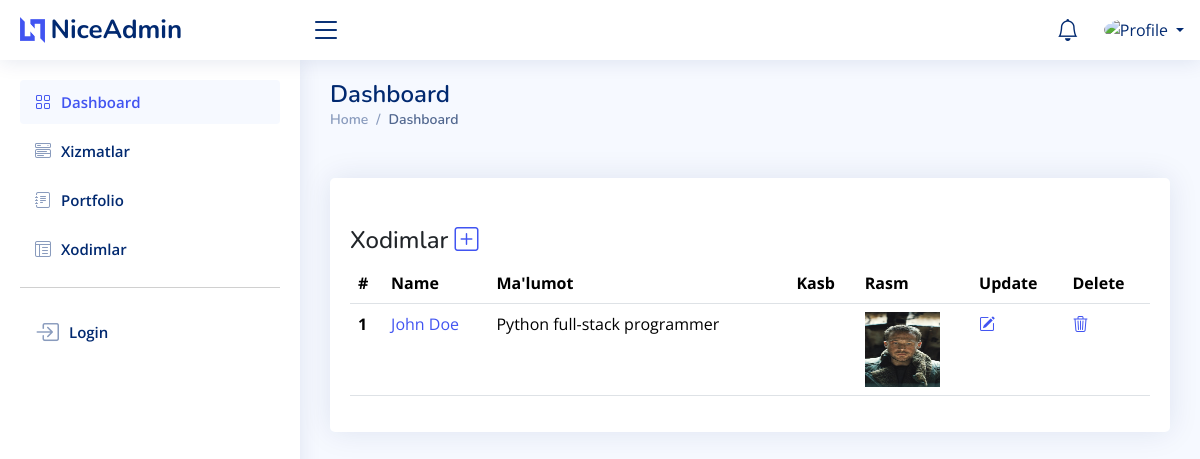
The page /dashboard/staff/list/ on the database as committed earlier.
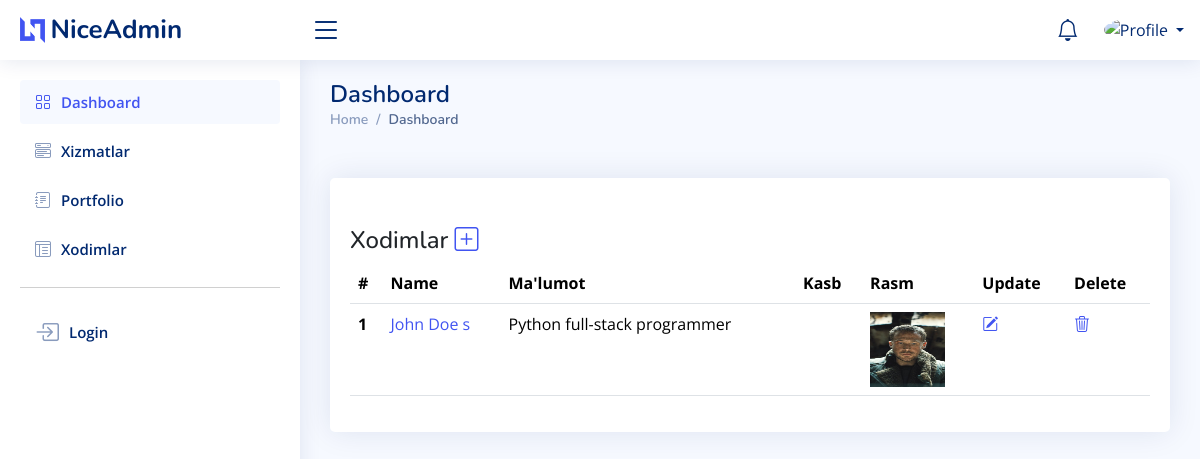
The same page on the database as committed later.
### dashboard/models.py (models this page shows, shortened)
class Staff(models.Model):
    full_name = models.CharField(max_length=100)
    specialty = models.CharField(max_length=100)
    bio = models.TextField()
    image = models.ImageField(upload_to='staff/')
    twitter = models.URLField(max_length=255)
    facebook = models.URLField(max_length=255)
    instagram = models.URLField(max_length=255)
    linkedin = models.URLField(max_length=255)

### dashboard/views.py (the view)
# urls.py: path('staff/list/', StaffListView.as_view(), name='staff-list'),
class StaffListView(View):
    def get(self, request):
        staff = Staff.objects.all()
        context = {'staff': staff}
        return render(request, 'dashboard/staff/staff_list.html', context)

### templates/dashboard/staff/staff_list.html
{% extends 'dashboard/index.html' %}
{% block content %}
    <div class="card mt-xl-5">
            <div class="card-body mt-xl-5">
            <h4>Xodimlar <a href="{% url 'dashboard:staff-create' %}"><i class="bi bi-plus-square"></i></a></h4>
              <table class="table">
                <thead>
                  <tr>
                    <th scope="col">#</th>
                    <th scope="col">Name</th>
                    <th scope="col">Ma'lumot</th>
                    <th scope="col">Kasb</th>
                    <th scope="col">Rasm</th>
                    <th scope="col">Update</th>
                    <th scope="col">Delete</th>
                  </tr>
                </thead>
                <tbody>
                {% for person in staff %}
                  <tr>
                    <th scope="row">{{ forloop.counter }}</th>
                    <td><a href="{% url 'dashboard:services-detail' person.id %}">{{ person.full_name }}</a></td>
                    <td>{{ person.bio | truncatechars:50 }}</td>
                    <td>{{ person.speciality }}</td>
                    <td><img width="75" height="75" src="{{ person.image.url }}" alt=""></td>
                      <td><a href="{% url 'dashboard:staff-update' person.id %}"><i class="bi bi-pencil-square"></i></a></td>
                      <td><a href="{% url 'dashboard:staff-delete' person.id %}"><i class="bi bi-trash3"></i></a></td>
                  </tr>
                {% endfor %}
                </tbody>
              </table>
            </div>
          </div>
{% endblock %}

Rows that differ between the two databases and show on the page:
changed Staff "Python full-stack programmer": full_name "John Doe" → "John Doe s"
